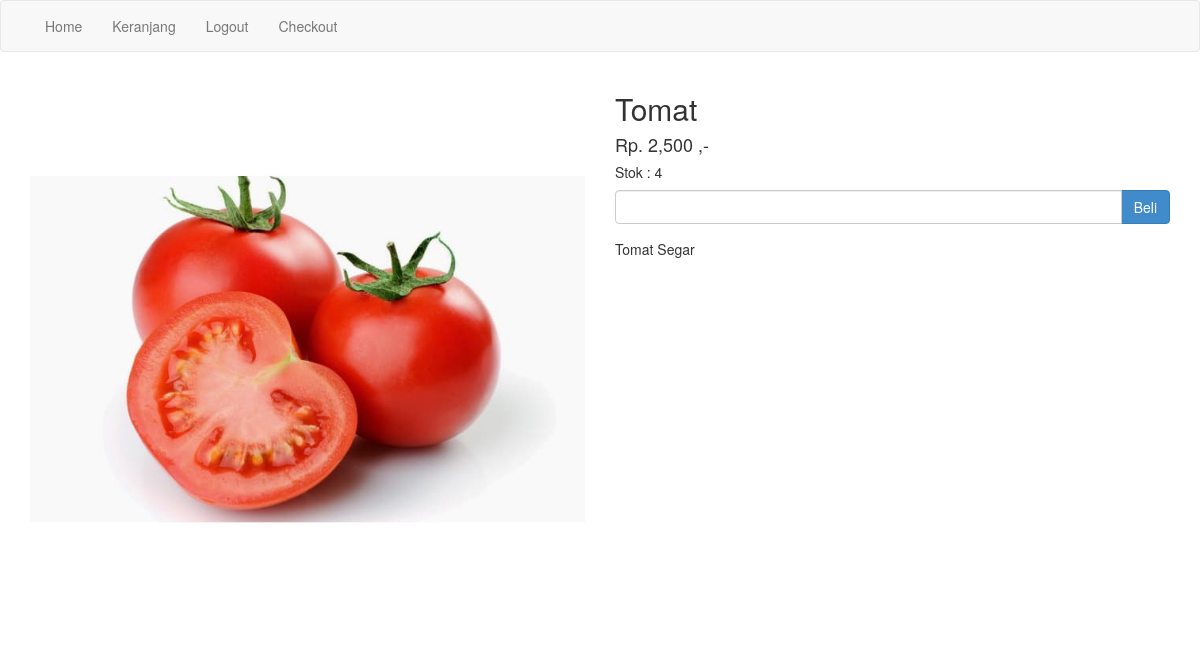
The page /detail.php?id=8 (signed in) on the database as committed earlier.
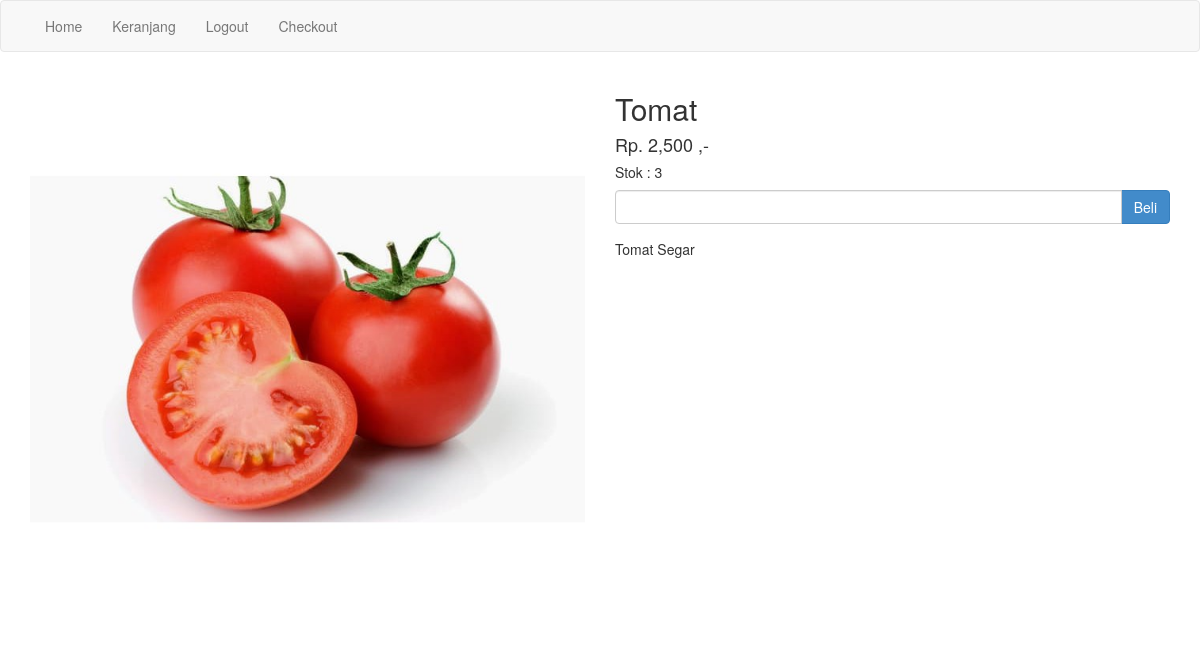
The same page on the database as committed later.
### tables this page shows
CREATE TABLE `produk` (
  `id_produk` int(11) NOT NULL,
  `nama_produk` varchar(100) NOT NULL,
  `harga_produk` int(11) NOT NULL,
  `stok_produk` int(11) NOT NULL,
  `berat_produk` int(11) NOT NULL,
  `foto_produk` varchar(100) NOT NULL,
  `deskripsi_produk` text NOT NULL
);

### detail.php (the view, shortened to what this page needs)
<?php
    include 'koneksi.php';
    $id_produk= $_GET["id"];
    $query = $koneksi->query("SELECT * FROM produk WHERE id_produk = '$id_produk'");
    $data  = $query->fetch_assoc();
?>
<!DOCTYPE html>
<html>
<head>
    <link rel="stylesheet" type="text/css" href="admin/assets/css/bootstrap.css">
</head>
<body>
<nav class="navbar navbar-default">
		<div class="container">
			<ul class="nav navbar-nav">
				<li><a href="index.php">Home</a></li>
				<li><a href="keranjang.php">Keranjang</a></li>
				<?php if(isset($_SESSION['pelanggan'])) : ?>
					<li><a href="logout.php">Logout</a></li>
				<?php else : ?>
					<li><a href="login.php">Login</a></li>
				<?php endif ?>
				<li><a href="checkout.php">Checkout</a></li>
			</ul>
		</div>
</nav>
<section class="kontent">
    <div class="container">
        <div class="row">
            <div class="col-md-6">
            <img src="foto_produk/<?php echo $data["foto_produk"];?>" alt="" class="img-responsive" >
            </div>
            <div class="col-md-6">
            <h2><?php echo $data["nama_produk"]?></h2>
            <h4>Rp. <?php echo number_format($data["harga_produk"]); ?> ,-</h4>
            <h5>Stok : <?php echo $data['stok_produk']?></h5>
            <form method="post">
                <div class="form-group">
                    <div class="input-group">
                       <input type="number" min="1" class="form-control" name="jumlah" max="<?php echo $data['stok_produk'] ?>">
                        <div class="input-group-btn">
                            <button class="btn btn-primary" name="beli"> Beli </button>
                        </div>
                    </div>
                </div>
            </form>
            <p><?php echo $data["deskripsi_produk"]; ?></p>
            </div>
        </div>
</section>
</body>
</html>

Rows that differ between the two databases and show on the page:
changed produk "Tomat": stok_produk "4" → "3"
